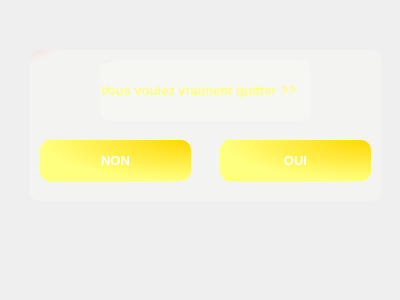
<?xml version="1.0" encoding="UTF-8"?>
<ui version="4.0">
 <class>quitter</class>
 <widget class="QWidget" name="quitter">
  <property name="geometry">
   <rect>
    <x>0</x>
    <y>0</y>
    <width>400</width>
    <height>300</height>
   </rect>
  </property>
  <property name="windowTitle">
   <string>Form</string>
  </property>
  <widget class="QWidget" name="qitter" native="true">
   <property name="geometry">
    <rect>
     <x>30</x>
     <y>50</y>
     <width>351</width>
     <height>151</height>
    </rect>
   </property>
   <property name="styleSheet">
    <string notr="true">background-color: qradialgradient(spread:pad, cx:0.5, cy:0.483, radius:2, fx:0.568182, fy:0.585, stop:0.352273 rgba(253, 255, 244, 80), stop:0.4 rgba(255, 162, 162, 80), stop:0.425 rgba(255, 132, 132, 156), stop:0.44 rgba(252, 128, 128, 80), stop:1 rgba(255, 255, 255, 0));
border-radius: 10px;</string>
   </property>
   <widget class="QLabel" name="question">
    <property name="geometry">
     <rect>
      <x>70</x>
      <y>10</y>
      <width>211</width>
      <height>61</height>
     </rect>
    </property>
    <property name="font">
     <font>
      <pointsize>10</pointsize>
      <weight>75</weight>
      <bold>true</bold>
     </font>
    </property>
    <property name="styleSheet">
     <string notr="true">
   color: qradialgradient(cx: 1, cy: 0, radius: 1, fx: 1, fy: 0, stop: 0#FFD700, stop: 1 rgb(255, 255, 127) );


</string>
    </property>
    <property name="text">
     <string>Vous voulez vraiment quitter ??</string>
    </property>
   </widget>
   <widget class="QPushButton" name="non">
    <property name="geometry">
     <rect>
      <x>10</x>
      <y>90</y>
      <width>151</width>
      <height>41</height>
     </rect>
    </property>
    <property name="font">
     <font>
      <pointsize>10</pointsize>
      <weight>75</weight>
      <bold>true</bold>
     </font>
    </property>
    <property name="styleSheet">
     <string notr="true">QPushButton{
    background-color: qradialgradient(cx: 1, cy: 0, radius: 1, fx: 1, fy: 0, stop: 0#FFD700, stop: 1 rgb(255, 255, 127) );
    color: rgb(255, 255, 255);
    border: None;
}
QPushButton:hover{
	background-color: rgb(255, 240, 240);
    color: rgb(0, 0, 0);
}</string>
    </property>
    <property name="text">
     <string>NON</string>
    </property>
   </widget>
   <widget class="QPushButton" name="oui">
    <property name="geometry">
     <rect>
      <x>190</x>
      <y>90</y>
      <width>151</width>
      <height>41</height>
     </rect>
    </property>
    <property name="font">
     <font>
      <pointsize>10</pointsize>
      <weight>75</weight>
      <bold>true</bold>
     </font>
    </property>
    <property name="styleSheet">
     <string notr="true">QPushButton{
    background-color: qradialgradient(cx: 1, cy: 0, radius: 1, fx: 1, fy: 0, stop: 0#FFD700, stop: 1 rgb(255, 255, 127) );
    color: rgb(255, 255, 255);
    border: None;
}
QPushButton:hover{
	background-color: rgb(255, 240, 240);
    color: rgb(0, 0, 0);
}</string>
    </property>
    <property name="text">
     <string>OUI</string>
    </property>
   </widget>
  </widget>
 </widget>
 <resources/>
 <connections/>
</ui>
